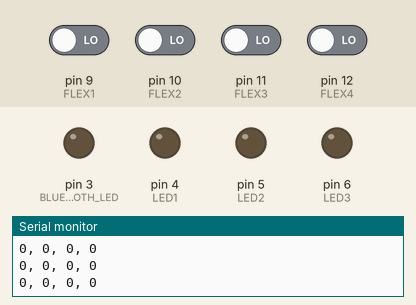
Simulated run of this sketch. Board: Arduino Uno, built with avr-gcc and run on an emulated ATmega328P. Shown: output pins drawn as LEDs (lit = HIGH), the last lines printed to the serial monitor. Inputs (shaded band) come from the test bench; at power-on: pin 9 (FLEX1), pin 10 (FLEX2), pin 11 (FLEX3), pin 12 (FLEX4) LOW.

Above: at 1.2 s.
1.3 s: pin 9 (FLEX1) driven HIGH
At 2.5 s:
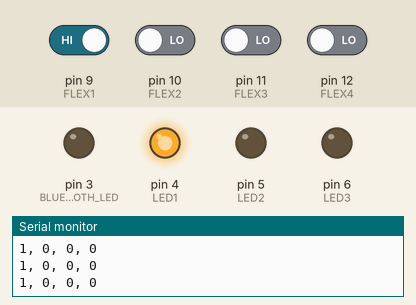
2.8 s: pin 10 (FLEX2) driven HIGH
At 4.0 s:
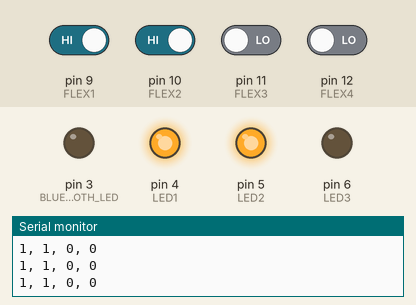
4.3 s: pin 11 (FLEX3) driven HIGH
At 5.2 s:
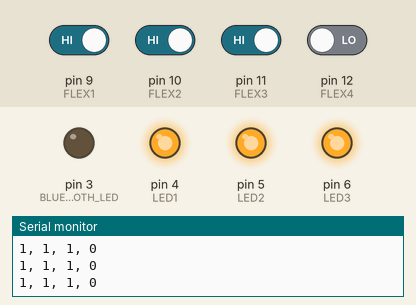
5.8 s: pin 9 (FLEX1) driven LOW
At 6.5 s:
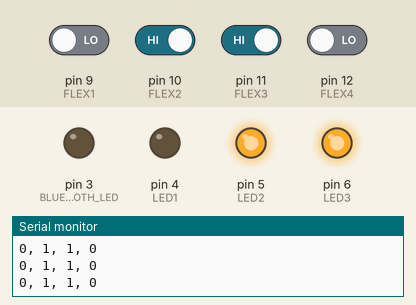
7.3 s: pin 10 (FLEX2) driven LOW
At 7.7 s:
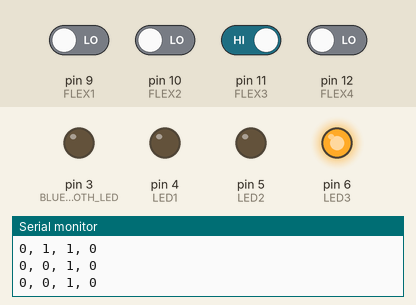
8.8 s: pin 9 (FLEX1) driven HIGH
At 10.2 s:
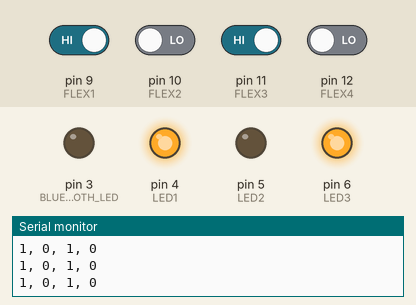
Timing chart, 0 to 11.3 s (numbered marks = the images above; inputs shaded):
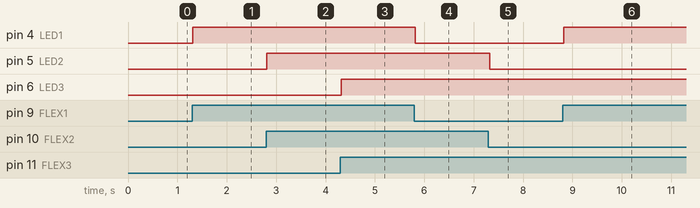

Measured:
- after the input at 1.3 s, pin 4 (LED1): LOW → HIGH at once
- after the input at 2.8 s, pin 5 (LED2): LOW → HIGH at once
- after the input at 4.3 s, pin 6 (LED3): LOW → HIGH at once
- after the input at 5.8 s, pin 4 (LED1): HIGH → LOW at once
- after the input at 7.3 s, pin 5 (LED2): HIGH → LOW at once
- after the input at 8.8 s, pin 4 (LED1): LOW → HIGH at once

The sketch:

Test_Bench_2_Test_Script.ino
```cpp
// Libraries for Bloothtooth Module
#include <SoftwareSerial.h>

// Libraries for Accelerometer
#include <Adafruit_MPU6050.h>
#include <Adafruit_Sensor.h>
#include <Wire.h>

// Bluetooth Initialization and Constants
SoftwareSerial BTserial(2, 3); // RX | TX

// Accelerometer Initialization and Constants
Adafruit_MPU6050 mpu;

// Pin Declarations
const int BLUETOOTH_LED = 3;
const int LED1 = 4;
const int LED2 = 5;
const int LED3 = 6;

const int SW1 = 7;
const int SW2 = 8;

const int FLEX1 = 9;
const int FLEX2 = 10;
const int FLEX3 = 11;
const int FLEX4 = 12;


void setup() {
  // Initialize Serial Output
  Serial.begin(9600);
  Serial.println("Arduino Started");

  // Initialize input/output pins
  pinMode(BLUETOOTH_LED, OUTPUT);
  pinMode(LED1, OUTPUT);
  pinMode(LED2, OUTPUT);
  pinMode(LED3, OUTPUT);
  pinMode(SW1, INPUT);
  pinMode(SW2, INPUT);
  pinMode(FLEX1, INPUT);
  pinMode(FLEX2, INPUT);
  pinMode(FLEX3, INPUT);
  pinMode(FLEX4, INPUT);

  digitalWrite(BLUETOOTH_LED, LOW);
  digitalWrite(LED1, LOW);
  digitalWrite(LED2, LOW);
  digitalWrite(LED3, LOW);
  Serial.println("Pins initialized");

  /*
   *  Bluetooth Setup
   */
  BTserial.begin(9600);
  Serial.println("Bluetooth Module initialized, baud = 9600");

  /*
   * Accelerometer Setup
   */
  if (!mpu.begin())
  {
    Serial.println("Failed to find MPU6050 chip");
    while (1)
    {
      delay(10);
    }
  }
  mpu.setAccelerometerRange(MPU6050_RANGE_8_G);
  mpu.setGyroRange(MPU6050_RANGE_500_DEG);
  mpu.setFilterBandwidth(MPU6050_BAND_21_HZ);
  Serial.println("Accel/Gyro Module initialized");


}

void loop() {
  // put your main code here, to run repeatedly:


  if(digitalRead(FLEX1) == HIGH)
  {
    digitalWrite(LED1, HIGH);
  }
  else
  {
    digitalWrite(LED1, LOW);
  }
  if(digitalRead(FLEX2) == HIGH)
  {
    digitalWrite(LED2, HIGH);
  }
  else
  {
    digitalWrite(LED2, LOW);
  }
  if(digitalRead(FLEX3) == HIGH)
  {
    digitalWrite(LED3, HIGH);
  }
  else
  {
    digitalWrite(LED3, LOW);
  }


  Serial.print(String(digitalRead(FLEX1)) + ", ");
  Serial.print(String(digitalRead(FLEX2)) + ", ");
  Serial.print(String(digitalRead(FLEX3)) + ", ");
  Serial.println(String(digitalRead(FLEX4)));
  delay(250);

}
```
